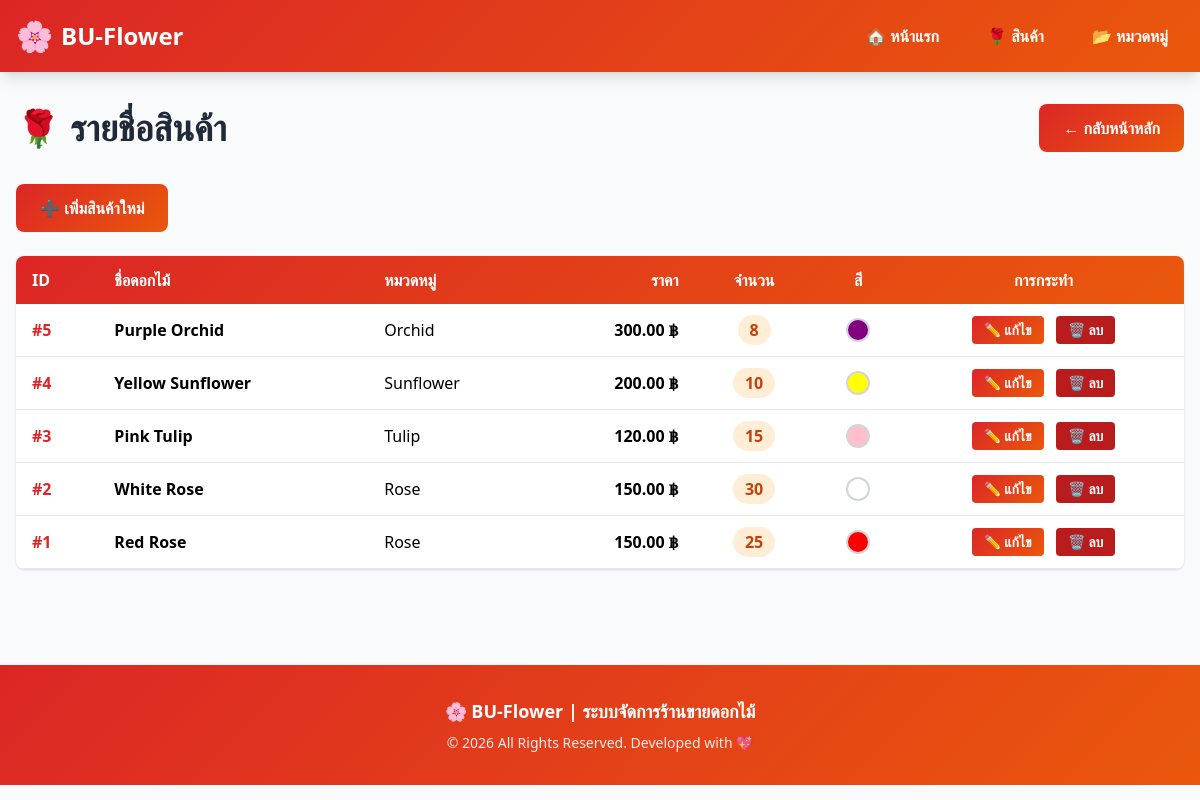
Page /flowers on the committed database.
### tables this page shows
CREATE TABLE Flowers (
    flower_id INTEGER PRIMARY KEY AUTOINCREMENT,
    flower_name TEXT NOT NULL,
    category_id INTEGER NOT NULL,
    price REAL NOT NULL,
    quantity_in_stock INTEGER NOT NULL DEFAULT 0,
    description TEXT,
    color TEXT,
    created_at TIMESTAMP DEFAULT CURRENT_TIMESTAMP,
    FOREIGN KEY (category_id) REFERENCES Categories(category_id)
);

CREATE TABLE Categories (
    category_id INTEGER PRIMARY KEY AUTOINCREMENT,
    category_name TEXT NOT NULL UNIQUE,
    description TEXT,
    created_at TIMESTAMP DEFAULT CURRENT_TIMESTAMP
);

### app.py (the view)
@app.route('/flowers')
def view_flowers():
    flowers = get_all_flowers()
    return render_template('index.html',
                         page='view_flowers',
                         flowers=flowers)

### app.py (called while the page is built)
def get_db_connection():
    conn = sqlite3.connect(DATABASE_PATH)
    conn.row_factory = sqlite3.Row
    return conn

def get_all_flowers():
    conn = get_db_connection()
    flowers = conn.execute('''
        SELECT f.*, c.category_name
        FROM Flowers f
        JOIN Categories c ON f.category_id = c.category_id
        ORDER BY f.flower_id DESC
    ''').fetchall()
    conn.close()
    return flowers

### templates/index.html (shortened to what this page needs)
<!DOCTYPE html>
<html lang="th">
<head>
    <script src="https://cdn.tailwindcss.com"></script>
</head>
<body class="bg-gray-50">
    <nav class="gradient-ro text-white shadow-lg sticky top-0 z-50">
        <div class="max-w-7xl mx-auto px-4 py-4">
            <div class="flex justify-between items-center">
                <div class="flex items-center space-x-2">
                    <span class="text-3xl">🌸</span>
                    <h1 class="text-2xl font-bold">BU-Flower</h1>
                </div>
                <div class="flex space-x-4">
                    <a href="/" class="hover:bg-red-700 px-4 py-2 rounded transition font-semibold">
                        🏠 หน้าแรก
                    </a>
                    <a href="/flowers" class="hover:bg-red-700 px-4 py-2 rounded transition font-semibold">
                        🌹 สินค้า
                    </a>
                    <a href="/categories" class="hover:bg-red-700 px-4 py-2 rounded transition font-semibold">
                        📂 หมวดหมู่
                    </a>
                </div>
            </div>
        </div>
    </nav>
    {% if page == 'home' %}
    <div class="max-w-7xl mx-auto px-4 py-8">
        <div class="gradient-ro-light rounded-xl p-8 mb-8">
            <h2 class="text-4xl font-bold text-red-900 mb-2">🌹 ยินดีต้อนรับสู่ BU-Flower</h2>
            <p class="text-gray-700 text-lg mb-6">ระบบจัดการร้านขายดอกไม้แบบมืออาชีพ</p>
            <div class="flex flex-wrap gap-4">
                <a href="/flower/add" class="gradient-ro text-white px-6 py-3 rounded-lg font-semibold btn-hover">
                    ➕ เพิ่มสินค้าใหม่
                </a>
                <a href="/category/add" class="bg-gradient-to-r from-orange-500 to-yellow-500 text-white px-6 py-3 rounded-lg font-semibold btn-hover">
                    ➕ เพิ่มหมวดหมู่
                </a>
            </div>
        </div>
        <div class="grid grid-cols-1 md:grid-cols-3 gap-4 mb-8">
            <div class="gradient-ro text-white rounded-lg p-6 text-center">
                <h3 class="text-4xl font-bold">{{ flowers|length }}</h3>
                <p class="text-lg mt-2">🌸 สินค้าทั้งหมด</p>
            </div>
            <div class="bg-gradient-to-r from-orange-500 to-yellow-500 text-white rounded-lg p-6 text-center">
                <h3 class="text-4xl font-bold">{{ categories|length }}</h3>
                <p class="text-lg mt-2">📂 หมวดหมู่</p>
            </div>
            <div class="bg-gradient-to-r from-pink-500 to-red-500 text-white rounded-lg p-6 text-center">
                <h3 class="text-4xl font-bold">{% set total = flowers|map(attribute='quantity_in_stock')|sum %}{{ total }}</h3>
                <p class="text-lg mt-2">📦 สต็อกทั้งหมด</p>
            </div>
        </div>
        <h3 class="text-3xl font-bold text-gray-800 mb-6 flex items-center">
            <span class="text-4xl mr-3">🌼</span>สินค้าของเรา
        </h3>
        {% if flowers %}
        <div class="grid grid-cols-1 sm:grid-cols-2 lg:grid-cols-4 gap-6">
            {% for flower in flowers %}
            <div class="gradient-ro-light rounded-xl overflow-hidden shadow-md card-hover cursor-pointer">
                <div class="gradient-ro text-white p-4">
                    <h4 class="text-xl font-bold truncate">{{ flower.flower_name }}</h4>
                    <p class="text-sm opacity-90">{{ flower.category_name }}</p>
                </div>
                <div class="p-4">
                    <div class="flex items-center mb-3">
                        <div class="w-8 h-8 rounded-full border-2 border-gray-300"
                             style="background-color: {{ flower.color if flower.color else '#gray' }};"></div>
                        <span class="ml-2 text-sm text-gray-600 font-semibold">{{ flower.color }}</span>
                    </div>
                    <div class="mb-3">
                        <p class="text-3xl font-bold text-red-600">{{ "%.2f"|format(flower.price) }} ฿</p>
                        <p class="text-sm text-gray-600">ราคาต่อชั้น</p>
                    </div>
                    <div class="mb-4 bg-orange-100 rounded px-3 py-2">
                        <p class="text-sm text-gray-600">📦 คงเหลือ: <span class="font-bold text-lg">{{ flower.quantity_in_stock }}</span> ชั้น</p>
                    </div>
                    <p class="text-sm text-gray-700 mb-4 line-clamp-2">{{ flower.description }}</p>
                    <div class="flex gap-2">
                        <a href="/flower/edit/{{ flower.flower_id }}" class="flex-1 gradient-ro text-white px-3 py-2 rounded text-center font-semibold btn-hover text-sm">
                            ✏️ แก้ไข
                        </a>
                        <a href="/flower/delete/{{ flower.flower_id }}" class="flex-1 bg-red-700 text-white px-3 py-2 rounded text-center font-semibold btn-hover text-sm" onclick="return confirm('คุณแน่ใจหรือว่า?')">
                            🗑️ ลบ
                        </a>
                    </div>
                </div>
            </div>
            {% endfor %}
        </div>
        {% else %}
        <div class="bg-yellow-100 border-l-4 border-yellow-500 text-yellow-700 p-4 rounded">
            <p class="text-lg font-semibold">⚠️ ยังไม่มีสินค้า กรุณา<a href="/flower/add" class="underline font-bold">เพิ่มสินค้าใหม่</a></p>
        </div>
        {% endif %}
    </div>
    <!-- ========================================
         🌹 VIEW FLOWERS PAGE
         ======================================== -->
    {% elif page == 'view_flowers' %}
    <div class="max-w-7xl mx-auto px-4 py-8">
        <div class="flex justify-between items-center mb-8">
            <h2 class="text-4xl font-bold text-gray-800">🌹 รายชื่อสินค้า</h2>
            <a href="/" class="gradient-ro text-white px-6 py-3 rounded-lg font-semibold btn-hover">
                ← กลับหน้าหลัก
            </a>
        </div>
        <a href="/flower/add" class="gradient-ro text-white px-6 py-3 rounded-lg font-semibold btn-hover inline-block mb-6">
            ➕ เพิ่มสินค้าใหม่
        </a>
        {% if flowers %}
        <div class="overflow-x-auto bg-white rounded-lg shadow">
            <table class="w-full">
                <thead>
                    <tr class="gradient-ro text-white">
                        <th class="px-4 py-3 text-left">ID</th>
                        <th class="px-4 py-3 text-left">ชื่อดอกไม้</th>
                        <th class="px-4 py-3 text-left">หมวดหมู่</th>
                        <th class="px-4 py-3 text-right">ราคา</th>
                        <th class="px-4 py-3 text-center">จำนวน</th>
                        <th class="px-4 py-3 text-center">สี</th>
                        <th class="px-4 py-3 text-center">การกระทำ</th>
                    </tr>
                </thead>
                <tbody>
                    {% for flower in flowers %}
                    <tr class="border-b hover:bg-orange-50">
                        <td class="px-4 py-3 font-semibold text-red-600">#{{ flower.flower_id }}</td>
                        <td class="px-4 py-3 font-semibold">{{ flower.flower_name }}</td>
                        <td class="px-4 py-3">{{ flower.category_name }}</td>
                        <td class="px-4 py-3 text-right font-bold">{{ "%.2f"|format(flower.price) }} ฿</td>
                        <td class="px-4 py-3 text-center">
                            <span class="bg-orange-100 text-orange-700 px-3 py-1 rounded-full font-semibold">{{ flower.quantity_in_stock }}</span>
                        </td>
                        <td class="px-4 py-3 text-center">
                            <div class="flex justify-center">
                                <div class="w-6 h-6 rounded-full border-2 border-gray-300"
                                     style="background-color: {{ flower.color if flower.color else '#gray' }};"></div>
                            </div>
                        </td>
                        <td class="px-4 py-3 text-center space-x-2">
                            <a href="/flower/edit/{{ flower.flower_id }}" class="gradient-ro text-white px-3 py-1 rounded text-sm font-semibold btn-hover inline-block">
                                ✏️ แก้ไข
                            </a>
                            <a href="/flower/delete/{{ flower.flower_id }}" class="bg-red-700 text-white px-3 py-1 rounded text-sm font-semibold btn-hover inline-block" onclick="return confirm('คุณแน่ใจหรือว่า?')">
                                🗑️ ลบ
                            </a>
                        </td>
                    </tr>
                    {% endfor %}
                </tbody>
            </table>
        </div>
        {% else %}
        <div class="bg-yellow-100 border-l-4 border-yellow-500 text-yellow-700 p-4 rounded">
            <p class="text-lg font-semibold">⚠️ ยังไม่มีสินค้า</p>
        </div>
        {% endif %}
    </div>
    {% endif %}
    <footer class="gradient-ro text-white mt-16 py-8">
        <div class="max-w-7xl mx-auto px-4 text-center">
            <p class="text-lg font-semibold mb-2">🌸 BU-Flower | ระบบจัดการร้านขายดอกไม้</p>
            <p class="text-sm opacity-90">© 2026 All Rights Reserved. Developed with 💖</p>
        </div>
    </footer>
</body>
</html>

### templates/index.html (style rules this page uses)
.gradient-ro { background: linear-gradient(135deg, #dc2626 0%, #ea580c 100%); }
* { transition: all 0.3s ease; }

### rows in the picture
Flowers: flower_id "5", flower_name "Purple Orchid", category_name "Orchid", price "300.00", quantity_in_stock "8"
Flowers: flower_id "4", flower_name "Yellow Sunflower", category_name "Sunflower", price "200.00", quantity_in_stock "10"
Flowers: flower_id "3", flower_name "Pink Tulip", category_name "Tulip", price "120.00", quantity_in_stock "15"
Flowers: flower_id "2", flower_name "White Rose", category_name "Rose", price "150.00", quantity_in_stock "30"
Flowers: flower_id "1", flower_name "Red Rose", category_name "Rose", price "150.00", quantity_in_stock "25"
